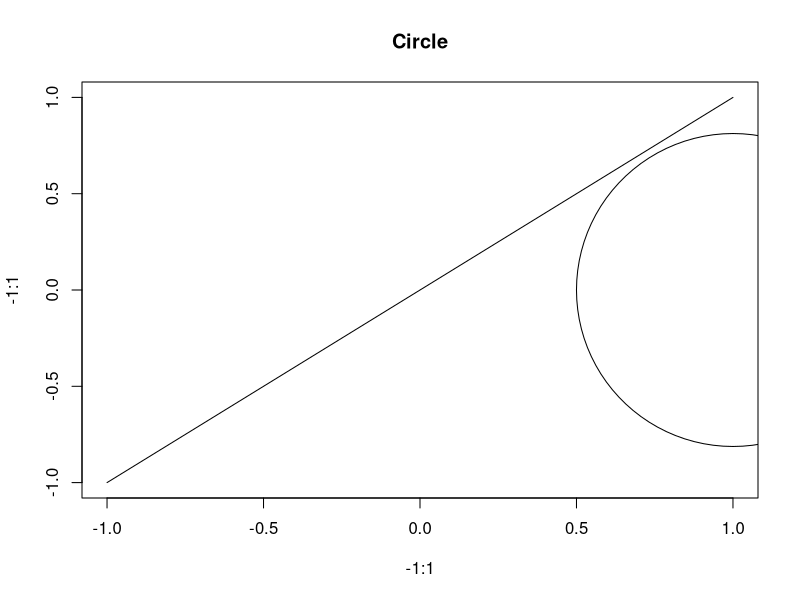

This figure's R source:
# task Draw a unit circle centered at (0,0) in the following way
# 1. Let 0 = 2pi/5
# 2. start from (1,0). sweeping the circle in the counter clockwisedirection, plot a point on the circle at increments of 0. (connect the consecutive points with a line)
# 3. Add a title to the plot
# 4 do dstep 1,2 & 3 again but change divisor from step 1 from 5 to 50 and then 500
# plot(,,type = "l",...)
# cos()
# sin()
# rep()
#plot(1:5,seq(1,10,length=5),type="l",xlab="",ylab="",main="Test draw.circle")
rm(list=ls())
require(plotrix)
plot(-1:1,-1:1,type = "l",main = "Circle")
draw.circle(1,0,.5,nv=100,border=NULL,col=NA,lty=1,lwd=1)

